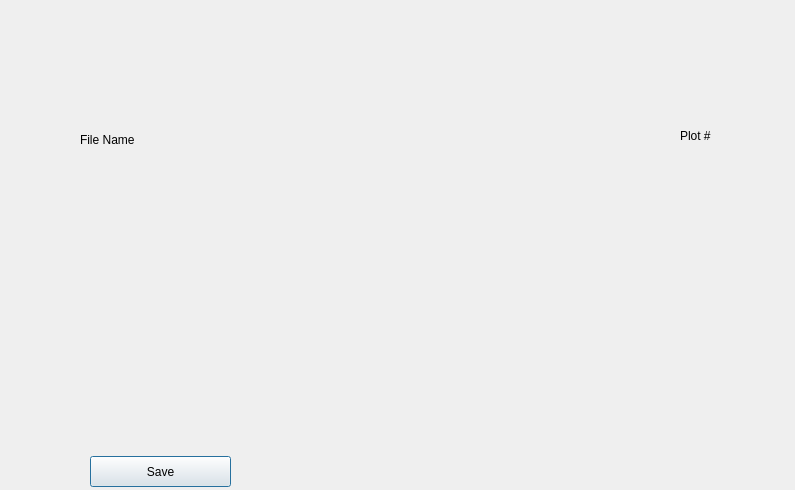
<?xml version="1.0" encoding="UTF-8"?>
<ui version="4.0">
 <class>Dialog</class>
 <widget class="QDialog" name="Dialog">
  <property name="geometry">
   <rect>
    <x>0</x>
    <y>0</y>
    <width>795</width>
    <height>490</height>
   </rect>
  </property>
  <property name="windowTitle">
   <string>Dialog</string>
  </property>
  <widget class="QLabel" name="label">
   <property name="geometry">
    <rect>
     <x>80</x>
     <y>130</y>
     <width>111</width>
     <height>20</height>
    </rect>
   </property>
   <property name="text">
    <string>File Name</string>
   </property>
  </widget>
  <widget class="QLabel" name="label_2">
   <property name="geometry">
    <rect>
     <x>680</x>
     <y>120</y>
     <width>111</width>
     <height>31</height>
    </rect>
   </property>
   <property name="text">
    <string>Plot #</string>
   </property>
  </widget>
  <widget class="QWidget" name="horizontalLayoutWidget">
   <property name="geometry">
    <rect>
     <x>30</x>
     <y>180</y>
     <width>731</width>
     <height>261</height>
    </rect>
   </property>
   <layout class="QHBoxLayout" name="keyboardLayout"/>
  </widget>
  <widget class="QWidget" name="horizontalLayoutWidget_2">
   <property name="geometry">
    <rect>
     <x>60</x>
     <y>70</y>
     <width>661</width>
     <height>51</height>
    </rect>
   </property>
   <layout class="QHBoxLayout" name="textBoxLayout"/>
  </widget>
  <widget class="QPushButton" name="saveFileNameBtn">
   <property name="geometry">
    <rect>
     <x>90</x>
     <y>456</y>
     <width>141</width>
     <height>31</height>
    </rect>
   </property>
   <property name="text">
    <string>Save</string>
   </property>
  </widget>
 </widget>
 <resources/>
 <connections/>
</ui>
